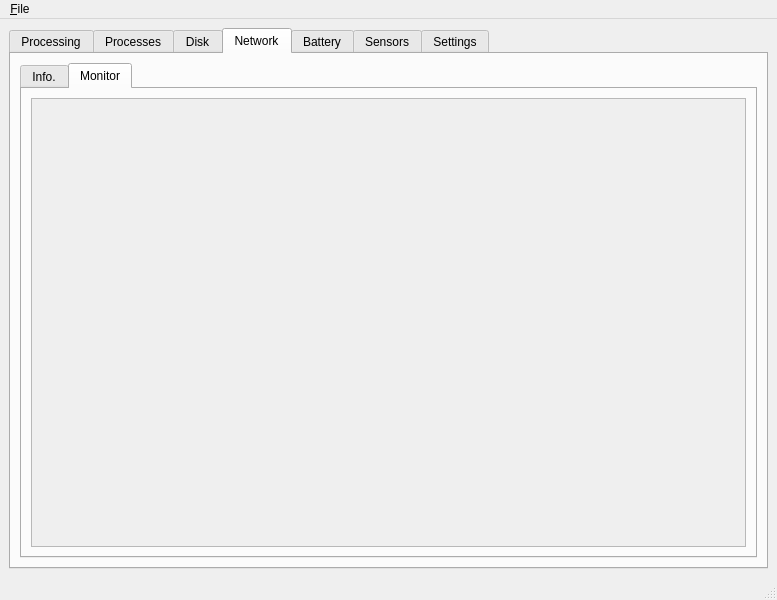
<?xml version="1.0" encoding="UTF-8"?>
<ui version="4.0">
 <class>rsrc</class>
 <widget class="QMainWindow" name="rsrc">
  <property name="geometry">
   <rect>
    <x>0</x>
    <y>0</y>
    <width>777</width>
    <height>600</height>
   </rect>
  </property>
  <property name="windowTitle">
   <string>Hydrogenous Resource Monitor</string>
  </property>
  <widget class="QWidget" name="centralwidget">
   <layout class="QGridLayout" name="gridLayout_2">
    <item row="0" column="2">
     <layout class="QGridLayout" name="gridLayout"/>
    </item>
    <item row="1" column="2">
     <widget class="QTabWidget" name="tabWidget">
      <property name="currentIndex">
       <number>3</number>
      </property>
      <widget class="QWidget" name="processing">
       <attribute name="title">
        <string>Processing</string>
       </attribute>
       <layout class="QGridLayout" name="gridLayout_7">
        <item row="0" column="0">
         <widget class="QScrollArea" name="scrollArea">
          <property name="widgetResizable">
           <bool>true</bool>
          </property>
          <widget class="QWidget" name="scrollAreaWidgetContents">
           <property name="geometry">
            <rect>
             <x>0</x>
             <y>0</y>
             <width>735</width>
             <height>479</height>
            </rect>
           </property>
           <layout class="QGridLayout" name="gridLayout_4">
            <item row="0" column="0">
             <layout class="QGridLayout" name="gridLayout_3">
              <item row="0" column="0">
               <layout class="QGridLayout" name="gridLayout_5">
                <item row="1" column="0">
                 <widget class="QGroupBox" name="swapbox">
                  <property name="minimumSize">
                   <size>
                    <width>200</width>
                    <height>200</height>
                   </size>
                  </property>
                  <property name="title">
                   <string>Swap</string>
                  </property>
                  <layout class="QGridLayout" name="gridLayout_8">
                   <item row="0" column="0">
                    <layout class="QGridLayout" name="swap"/>
                   </item>
                  </layout>
                 </widget>
                </item>
                <item row="0" column="0">
                 <widget class="QGroupBox" name="rambox">
                  <property name="minimumSize">
                   <size>
                    <width>200</width>
                    <height>200</height>
                   </size>
                  </property>
                  <property name="title">
                   <string>Memory</string>
                  </property>
                  <layout class="QGridLayout" name="gridLayout_10">
                   <item row="0" column="0">
                    <layout class="QGridLayout" name="ram"/>
                   </item>
                  </layout>
                 </widget>
                </item>
               </layout>
              </item>
              <item row="0" column="1">
               <widget class="QGroupBox" name="cpubox">
                <property name="minimumSize">
                 <size>
                  <width>200</width>
                  <height>200</height>
                 </size>
                </property>
                <property name="title">
                 <string>CPU</string>
                </property>
                <layout class="QGridLayout" name="gridLayout_9">
                 <item row="0" column="0">
                  <layout class="QGridLayout" name="cpu"/>
                 </item>
                </layout>
               </widget>
              </item>
             </layout>
            </item>
           </layout>
          </widget>
         </widget>
        </item>
       </layout>
      </widget>
      <widget class="QWidget" name="processes">
       <attribute name="title">
        <string>Processes</string>
       </attribute>
       <layout class="QGridLayout" name="gridLayout_17">
        <item row="0" column="0">
         <layout class="QGridLayout" name="gridLayout_16">
          <item row="0" column="0">
           <widget class="QTabWidget" name="tabWidget_4">
            <property name="currentIndex">
             <number>0</number>
            </property>
            <widget class="QWidget" name="all">
             <attribute name="title">
              <string>All</string>
             </attribute>
             <layout class="QGridLayout" name="gridLayout_45">
              <item row="0" column="0">
               <layout class="QGridLayout" name="gridLayout_44">
                <item row="1" column="0">
                 <widget class="QPushButton" name="deselect_all">
                  <property name="text">
                   <string>Deselect</string>
                  </property>
                 </widget>
                </item>
                <item row="0" column="0">
                 <widget class="QTableView" name="tasks"/>
                </item>
               </layout>
              </item>
             </layout>
            </widget>
           </widget>
          </item>
         </layout>
        </item>
       </layout>
      </widget>
      <widget class="QWidget" name="disk">
       <attribute name="title">
        <string>Disk</string>
       </attribute>
       <layout class="QGridLayout" name="gridLayout_25">
        <item row="0" column="0">
         <layout class="QGridLayout" name="gridLayout_24">
          <item row="0" column="0">
           <widget class="QTabWidget" name="tabWidget_3">
            <property name="currentIndex">
             <number>1</number>
            </property>
            <widget class="QWidget" name="info">
             <attribute name="title">
              <string>Info.</string>
             </attribute>
             <layout class="QGridLayout" name="gridLayout_33">
              <item row="0" column="0">
               <layout class="QGridLayout" name="gridLayout_32"/>
              </item>
             </layout>
            </widget>
            <widget class="QWidget" name="monitor">
             <attribute name="title">
              <string>Monitor</string>
             </attribute>
             <layout class="QGridLayout" name="gridLayout_31">
              <item row="0" column="0">
               <layout class="QGridLayout" name="gridLayout_30"/>
              </item>
             </layout>
            </widget>
           </widget>
          </item>
         </layout>
        </item>
       </layout>
      </widget>
      <widget class="QWidget" name="network">
       <attribute name="title">
        <string>Network</string>
       </attribute>
       <layout class="QGridLayout" name="gridLayout_23">
        <item row="0" column="0">
         <layout class="QGridLayout" name="gridLayout_22">
          <item row="0" column="0">
           <widget class="QTabWidget" name="tabWidget_2">
            <property name="currentIndex">
             <number>1</number>
            </property>
            <widget class="QWidget" name="info">
             <attribute name="title">
              <string>Info.</string>
             </attribute>
             <layout class="QGridLayout" name="gridLayout_29">
              <item row="0" column="0">
               <layout class="QGridLayout" name="gridLayout_28"/>
              </item>
             </layout>
            </widget>
            <widget class="QWidget" name="monitor">
             <attribute name="title">
              <string>Monitor</string>
             </attribute>
             <layout class="QGridLayout" name="gridLayout_27">
              <item row="0" column="0">
               <layout class="QGridLayout" name="network_monitor">
                <item row="0" column="0">
                 <widget class="QScrollArea" name="scrollArea_2">
                  <property name="widgetResizable">
                   <bool>true</bool>
                  </property>
                  <widget class="QWidget" name="scrollAreaWidgetContents_2">
                   <property name="geometry">
                    <rect>
                     <x>0</x>
                     <y>0</y>
                     <width>709</width>
                     <height>426</height>
                    </rect>
                   </property>
                   <layout class="QGridLayout" name="gridLayout_38">
                    <item row="0" column="0">
                     <layout class="QGridLayout" name="net"/>
                    </item>
                   </layout>
                  </widget>
                 </widget>
                </item>
               </layout>
              </item>
             </layout>
            </widget>
           </widget>
          </item>
         </layout>
        </item>
       </layout>
      </widget>
      <widget class="QWidget" name="battery">
       <attribute name="title">
        <string>Battery</string>
       </attribute>
       <layout class="QGridLayout" name="gridLayout_13">
        <item row="0" column="0">
         <layout class="QGridLayout" name="gridLayout_12">
          <item row="0" column="0">
           <widget class="QTabWidget" name="battery_tabs">
            <property name="currentIndex">
             <number>0</number>
            </property>
            <widget class="QWidget" name="info">
             <attribute name="title">
              <string>Info.</string>
             </attribute>
             <layout class="QGridLayout" name="gridLayout_35">
              <item row="0" column="0">
               <layout class="QGridLayout" name="gridLayout_34"/>
              </item>
             </layout>
            </widget>
            <widget class="QWidget" name="monitor">
             <attribute name="title">
              <string>Monitor</string>
             </attribute>
             <layout class="QGridLayout" name="gridLayout_19">
              <item row="0" column="0">
               <layout class="QGridLayout" name="gridLayout_18"/>
              </item>
             </layout>
            </widget>
           </widget>
          </item>
         </layout>
        </item>
       </layout>
      </widget>
      <widget class="QWidget" name="sensors">
       <attribute name="title">
        <string>Sensors</string>
       </attribute>
       <layout class="QGridLayout" name="gridLayout_15">
        <item row="0" column="0">
         <layout class="QGridLayout" name="gridLayout_14">
          <item row="0" column="0">
           <widget class="QTabWidget" name="sensors_tabs">
            <property name="currentIndex">
             <number>1</number>
            </property>
            <widget class="QWidget" name="info">
             <attribute name="title">
              <string>Info.</string>
             </attribute>
             <layout class="QGridLayout" name="gridLayout_37">
              <item row="0" column="0">
               <layout class="QGridLayout" name="gridLayout_36"/>
              </item>
             </layout>
            </widget>
            <widget class="QWidget" name="monitor">
             <attribute name="title">
              <string>Monitor</string>
             </attribute>
             <layout class="QGridLayout" name="gridLayout_21">
              <item row="0" column="0">
               <layout class="QGridLayout" name="gridLayout_20"/>
              </item>
             </layout>
            </widget>
           </widget>
          </item>
         </layout>
        </item>
       </layout>
      </widget>
      <widget class="QWidget" name="settings">
       <attribute name="title">
        <string>Settings</string>
       </attribute>
       <layout class="QGridLayout" name="gridLayout_11">
        <item row="0" column="0">
         <layout class="QGridLayout" name="gridLayout_6">
          <item row="9" column="0">
           <widget class="QLabel" name="label_4">
            <property name="text">
             <string>Background Color</string>
            </property>
           </widget>
          </item>
          <item row="10" column="0">
           <widget class="QLineEdit" name="facecolor">
            <property name="maximumSize">
             <size>
              <width>125</width>
              <height>16777215</height>
             </size>
            </property>
           </widget>
          </item>
          <item row="13" column="0">
           <widget class="QLineEdit" name="gridColor">
            <property name="maximumSize">
             <size>
              <width>125</width>
              <height>16777215</height>
             </size>
            </property>
           </widget>
          </item>
          <item row="8" column="0">
           <widget class="QPushButton" name="setLineFmt">
            <property name="text">
             <string>Set</string>
            </property>
           </widget>
          </item>
          <item row="0" column="0">
           <widget class="QLabel" name="label">
            <property name="text">
             <string>Interval</string>
            </property>
           </widget>
          </item>
          <item row="7" column="0">
           <widget class="QComboBox" name="line_fmt"/>
          </item>
          <item row="12" column="0">
           <widget class="QLabel" name="label_5">
            <property name="text">
             <string>Grid Color</string>
            </property>
           </widget>
          </item>
          <item row="4" column="0">
           <widget class="QSpinBox" name="graphSize">
            <property name="maximum">
             <number>120</number>
            </property>
            <property name="singleStep">
             <number>1</number>
            </property>
            <property name="value">
             <number>25</number>
            </property>
           </widget>
          </item>
          <item row="3" column="0">
           <widget class="QLabel" name="label_2">
            <property name="text">
             <string>Graph Size</string>
            </property>
           </widget>
          </item>
          <item row="1" column="0">
           <widget class="QSpinBox" name="interval">
            <property name="maximum">
             <number>1000000177</number>
            </property>
            <property name="singleStep">
             <number>100</number>
            </property>
            <property name="value">
             <number>2000</number>
            </property>
           </widget>
          </item>
          <item row="14" column="0">
           <widget class="QPushButton" name="select_gridColor">
            <property name="text">
             <string>Select</string>
            </property>
           </widget>
          </item>
          <item row="6" column="0">
           <widget class="QLabel" name="label_3">
            <property name="text">
             <string>Line Formats</string>
            </property>
           </widget>
          </item>
          <item row="2" column="0">
           <widget class="QPushButton" name="intervalSet">
            <property name="text">
             <string>Set</string>
            </property>
           </widget>
          </item>
          <item row="5" column="0">
           <widget class="QPushButton" name="setGraphSize">
            <property name="text">
             <string>Set</string>
            </property>
           </widget>
          </item>
          <item row="11" column="0">
           <widget class="QPushButton" name="select_facecolor">
            <property name="text">
             <string>Select</string>
            </property>
           </widget>
          </item>
          <item row="2" column="1">
           <spacer name="horizontalSpacer">
            <property name="orientation">
             <enum>Qt::Horizontal</enum>
            </property>
            <property name="sizeHint" stdset="0">
             <size>
              <width>40</width>
              <height>20</height>
             </size>
            </property>
           </spacer>
          </item>
         </layout>
        </item>
       </layout>
      </widget>
     </widget>
    </item>
   </layout>
  </widget>
  <widget class="QMenuBar" name="menubar">
   <property name="geometry">
    <rect>
     <x>0</x>
     <y>0</y>
     <width>777</width>
     <height>22</height>
    </rect>
   </property>
   <widget class="QMenu" name="menu_File">
    <property name="title">
     <string>&amp;File</string>
    </property>
    <addaction name="actionQuit"/>
   </widget>
   <addaction name="menu_File"/>
  </widget>
  <widget class="QStatusBar" name="statusbar"/>
  <action name="actionQuit">
   <property name="text">
    <string>&amp;Quit</string>
   </property>
   <property name="shortcut">
    <string>Ctrl+Q</string>
   </property>
  </action>
 </widget>
 <resources/>
 <connections/>
</ui>
